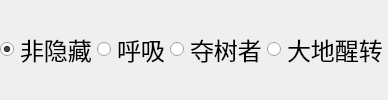
        <widget class="QWidget" name="widget_4" native="true">
         <property name="minimumSize">
          <size>
           <width>0</width>
           <height>0</height>
          </size>
         </property>
         <property name="font">
          <font>
           <family>Arial</family>
           <pointsize>18</pointsize>
          </font>
         </property>
         <layout class="QHBoxLayout" name="horizontalLayout_6">
          <property name="spacing">
           <number>0</number>
          </property>
          <property name="leftMargin">
           <number>0</number>
          </property>
          <property name="topMargin">
           <number>0</number>
          </property>
          <property name="rightMargin">
           <number>0</number>
          </property>
          <property name="bottomMargin">
           <number>0</number>
          </property>
          <item>
           <widget class="QRadioButton" name="b_0">
            <property name="minimumSize">
             <size>
              <width>0</width>
              <height>0</height>
             </size>
            </property>
            <property name="font">
             <font>
              <family>Arial</family>
              <pointsize>18</pointsize>
             </font>
            </property>
            <property name="cursor">
             <cursorShape>PointingHandCursor</cursorShape>
            </property>
            <property name="inputMethodHints">
             <set>Qt::ImhNone</set>
            </property>
            <property name="text">
             <string>非隐藏</string>
            </property>
            <property name="checked">
             <bool>true</bool>
            </property>
            <property name="autoRepeat">
             <bool>false</bool>
            </property>
           </widget>
          </item>
          <item>
           <widget class="QRadioButton" name="b_1">
            <property name="minimumSize">
             <size>
              <width>0</width>
              <height>0</height>
             </size>
            </property>
            <property name="font">
             <font>
              <family>Arial</family>
              <pointsize>18</pointsize>
             </font>
            </property>
            <property name="cursor">
             <cursorShape>PointingHandCursor</cursorShape>
            </property>
            <property name="text">
             <string>呼吸</string>
            </property>
           </widget>
          </item>
          <item>
           <widget class="QRadioButton" name="b_2">
            <property name="minimumSize">
             <size>
              <width>0</width>
              <height>0</height>
             </size>
            </property>
            <property name="font">
             <font>
              <family>Arial</family>
              <pointsize>18</pointsize>
             </font>
            </property>
            <property name="cursor">
             <cursorShape>PointingHandCursor</cursorShape>
            </property>
            <property name="text">
             <string>夺树者</string>
            </property>
           </widget>
          </item>
          <item>
           <widget class="QRadioButton" name="b_3">
            <property name="minimumSize">
             <size>
              <width>0</width>
              <height>0</height>
             </size>
            </property>
            <property name="font">
             <font>
              <family>Arial</family>
              <pointsize>18</pointsize>
             </font>
            </property>
            <property name="cursor">
             <cursorShape>PointingHandCursor</cursorShape>
            </property>
            <property name="text">
             <string>大地醒转</string>
            </property>
           </widget>
          </item>
         </layout>
        </widget>
